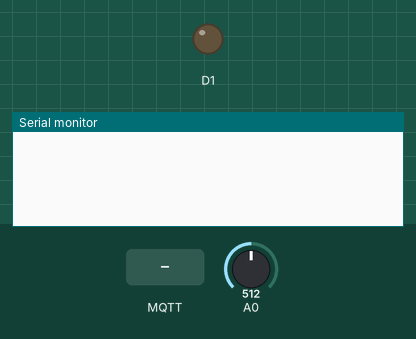
Recording of a sketch running on a simulated ESP8266 (NodeMCU). On the bench: output pins drawn as LEDs (lit = HIGH), the last lines printed to the serial monitor. The inputs (shaded band) are chosen by the test bench; at power-on: A0 = 512. No MQTT or app messages arrive unless stated.

Above: at 1.2 s.
1.3 s: MQTT message "LED" arrives on the first subscribed topic
At 2.3 s:
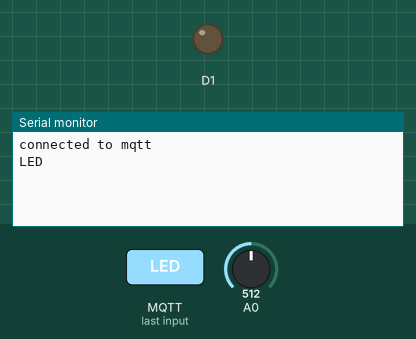
3.0 s: MQTT message "1" arrives on the first subscribed topic
At 3.5 s:
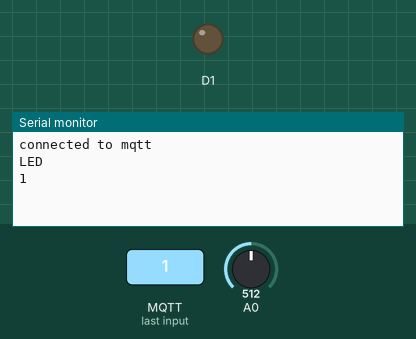
4.5 s: MQTT message "on" arrives on the first subscribed topic
At 5.9 s:
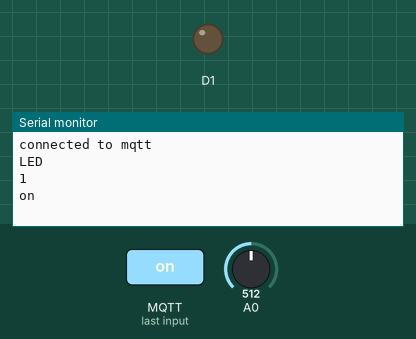

The sketch:

mqtt.ino
```cpp
#include "EspMQTTClient.h"
#include "ArduinoJson.h"

EspMQTTClient client(
  "maxwlan123",
  "blablub123",
  "172.20.10.3:1883",  // MQTT Broker server ip
  "xfweoqmupsxzzqpyft@sdvgeft.com",   // Can be omitted if not needed
  "blabla",   // Can be omitted if not needed
  "someid1",     // Client name that uniquely identify your device
  1883              // The MQTT port, default to 1883. this line can be omitted
);

DynamicJsonDocument docIn(1024);
DynamicJsonDocument docOut(1024);

void onConnectionEstablished()
{
  Serial.println("connected to mqtt\n");//lambda payload: payload....
  client.subscribe("xfweoqmupsxzzqpyft@sdvgeft.com/from_twin", [](const String & payload) {
    Serial.println(payload);
    deserializeJson(docIn, payload);
    const char* key = docIn["key"];
    String keyS = String(key);
    float val = docIn["value"];
    if (keyS=="LED")
    {
      if (val>0.5)
        digitalWrite(D1, HIGH);
      else
        digitalWrite(D1, LOW);
    }
  });
}

void setup() {
  // put your setup code here, to run once:
  pinMode(A0, INPUT);
  pinMode(D1, OUTPUT);
  Serial.begin(115200);
  client.enableDebuggingMessages(false);
}

int oldVal = 0;
void loop() {
  client.loop();
  //send sensor val
  int val = analogRead(A0);
  delay(10);
  if (abs(val-oldVal)<10)
    return; //nothing to send
  oldVal = val;
  docOut["key"] = "LightSensor";
  docOut["value"]   = (float)val/1024.0f;
  std::string json;
  serializeJson(docOut, json);
  client.publish("xfweoqmupsxzzqpyft@sdvgeft.com/to_twin", json.c_str());
  delay(50);
 // delay(500);                      // Wait for two seconds (to demonstrate the active low LED)
}
```

Measured:
- after the input at 1.3 s, the serial monitor: prints a new line after 0.20 s (image 1)
- after the input at 3.0 s, the serial monitor: prints a new line at once (image 2)
- after the input at 4.5 s, the serial monitor: prints a new line at once (image 3)
